Frame 1 (no input): blank canvas, image omitted
Frame 60 (no input): blank canvas, image omitted
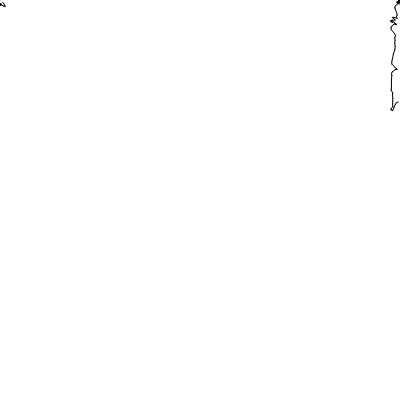
Frame 120 (the mouse pressed at the canvas centre since frame 60)

The p5.js sketch whose frames 1 and 60 were blank and that drew this single picture after the mouse press (run headless with seeded random() and noise() and a simulated clock; from frame 60 on, the mouse is pressed at the canvas centre):

// p5.js sketch
// ── sketch.js
let t = 0;
let steps = 0;
let x = [0,0];
let v = [0,0];
let size = [400,400];
function setup() {
  createCanvas(size[0], size[1]);
  background(255);
  stroke(0);
  noFill();
}
//let roots = [[12/13,-5/13],[0,1],[-3/5,-4/5]];
//let roots = [[12/13,-5/13],[0,1]];
let roots = [[0,0],[1,0],[0,1]];
// 複素変数のn次方程式でニュートン法をやる
let f = x => cm(...roots.map(ri => sub(x, ri)));
let df = x => con(...roots.map(ri => cv(f(x), sub(x, ri))));
let g = x => (len(df(x))>1e-1 ? sub(x, cv(f(x), df(x))) : con(x, 1e-1, [random(-1,1),random(-1,1)]));
function rep(f,n,x) {
  if (n === 1) {
    return f(x);
  } else {
    return f(rep(f,n-1,x));
  }
}
let g_noise = x => con(rep(g,1,x), 1*random(0,1)**3, [random(-1,1),random(-1,1)]);

function draw() {
  v = rep(g_noise,1,v);
  let xm = x;
  x = con(x,3,v);
  line(xm[0], xm[1], x[0], x[1]);
  for (let i=0; i<2; i++) {
    x[i] = (x[i]+size[i])%size[i];
  }
  steps++;
}

// ── linear2424.js
//加算
function add(x, y) {
  if (Array.isArray(x)) {
    let ans = [];
    for (let i = 0; i < x.length; i++) {
      ans.push(add(x[i], y[i]));
    }
    return ans;
  } else if (x == 0) {
    return y; //yは配列が入る可能性がある
  } else {
    return x + y;
  }
}

//スカラー倍
function sp(a, x) {
  if (Array.isArray(x)) {
    return x.map(xi => sp(a, xi));
  } else {
    return a * x;
  }
}

//減算
function sub(x, y) {
  if (Array.isArray(x)) {
    ans = [];
    for (let i = 0; i < x.length; i++) {
      ans.push(sub(x[i], y[i]));
    }
    return ans;
  } else {
    return x - y;
  }
}

//線型結合
function con(...x) {
  let sc = 1;
  let ans = 0;
  x.forEach(xi => {
    if (Array.isArray(xi)) {
      ans = add(ans, sp(sc, xi));
      sc = 1;
    } else { sc *= xi; }
  });
  return ans;
}

//複素数の乗法
function cm(...x) {
  if (x.length === 2) {
    return [x[0][0]*x[1][0]-x[0][1]*x[1][1], x[0][1]*x[1][0]+x[0][0]*x[1][1]];
  } else {
    let xpop = x.slice(1);
    return cm(x[0], cm(...xpop));
  }
}

//複素数の除法
function cv(x, y) {
  return sp(1/(len(y)**2), [x[0]*y[0]+x[1]*y[1], x[1]*y[0]-x[0]*y[1]]);
}

//ノルム
function len(x) {
  let ans = 0;
  x.forEach(xi => { ans += xi**2; });
  return Math.sqrt(ans);
}

//正規化
function re(x) {
  let ans = [];
  let lenx = len(x);
  x.forEach(xi => { ans.push(xi/lenx); });
  return ans;
}

//距離
function dist(x, y) {
  let ans = 0;
  for (let i = 0; i < x.length; i++) {
    ans += (x[i] - y[i]) ** 2;
  }
  return Math.sqrt(ans);
}
// ── main.html
<!DOCTYPE html>
<html>
  <head>
    <meta charset="UTF-8">
  </head>
  <body>
    <script src="https://cdnjs.cloudflare.com/ajax/libs/p5.js/1.4.0/p5.min.js"></script>
    <script src="https://cdn.jsdelivr.net/npm/p5.capture@1.1.0/dist/p5.capture.umd.min.js"></script>
    <script src="linear2424.js"></script>
    <script src="sketch.js"></script>
  </body>
</html>
